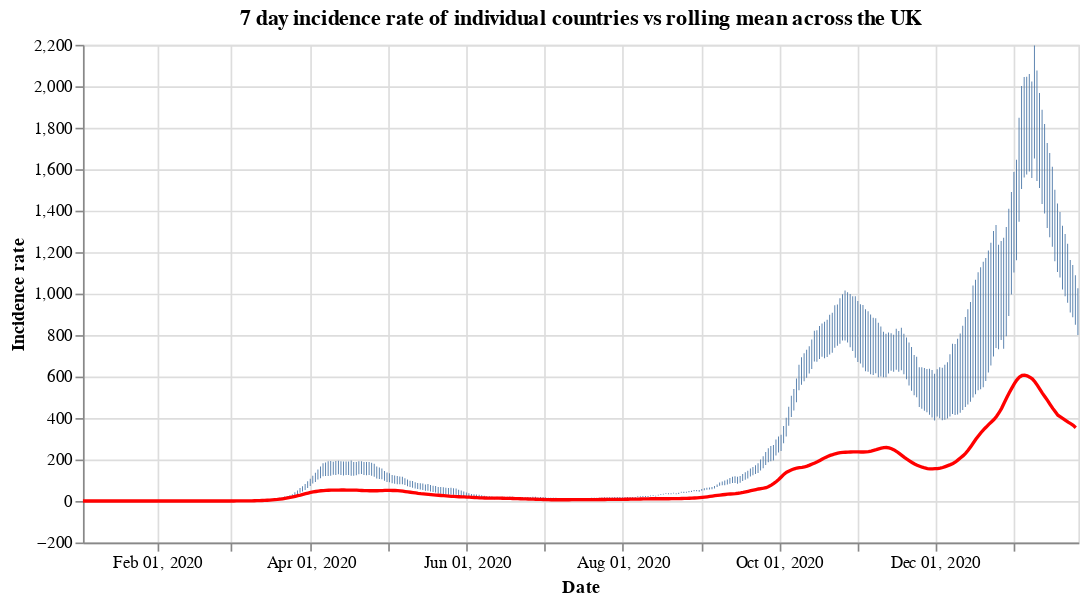

Notebook code cell kept with this figure:
### Code cell
#collapse
countries = uk_cases['areaName'].unique()
countries.sort()

selection = alt.selection_single(
    name='Select',
    fields=['areaName'],
    init={'areaName': 'Wales'},
    bind={'areaName': alt.binding_select(options=countries)}
)

# scatter plot, modify opacity based on selection
bars = alt.Chart(uk_cases).mark_bar().add_selection(
    selection
).encode(
    x=alt.X("yearmonthdate(date):T", axis=alt.Axis(title='Date')),
    y=alt.Y("weeklyCasesRate:Q", axis=alt.Axis(title='Incidence rate')),
    tooltip='weeklyCasesRate:Q',
    opacity=alt.condition(selection, alt.value(1), alt.value(0))
).properties(title=f'7 day incidence rate of individual countries vs rolling mean across the UK', width=600)

line = alt.Chart(overview_cases).mark_line(
    color='red',
    size=2,
).transform_window(
    rolling_mean='mean(weeklyCasesRate)',
    frame=[0, 7]
).encode(
    x='yearmonthdate(date):T',
    y='rolling_mean:Q'
)

alt.layer(bars, line)

### Figure 1 — Vega-Lite specification as saved in the notebook (floating-point values rounded to 4 significant figures; data arrays with more than 128 entries replaced by an {"elided": "..."} marker saying what was removed)
{"config": {"view": {"continuousWidth": 400, "continuousHeight": 300}}, "layer": [{"data": {"name": "data-bf894d0be0830126b1eb46bb50a14519"}, "mark": "bar", "encoding": {"opacity": {"condition": {"value": 1, "selection": "Select"}, "value": 0}, "tooltip": {"type": "quantitative", "field": "weeklyCasesRate"}, "x": {"type": "temporal", "axis": {"title": "Date"}, "field": "date", "timeUnit": "yearmonthdate"}, "y": {"type": "quantitative", "axis": {"title": "Incidence rate"}, "field": "weeklyCasesRate"}}, "selection": {"Select": {"type": "single", "fields": ["areaName"], "init": {"areaName": "Wales"}, "bind": {"areaName": {"input": "select", "options": ["England", "Northern Ireland", "Scotland", "Wales"]}}}}, "title": "7 day incidence rate of individual countries vs rolling mean across the UK", "width": 600}, {"data": {"name": "data-42e0291588a59055bcea8cd488cac7a3"}, "mark": {"type": "line", "color": "red", "size": 2}, "encoding": {"x": {"type": "temporal", "field": "date", "timeUnit": "yearmonthdate"}, "y": {"type": "quantitative", "field": "rolling_mean"}}, "transform": [{"window": [{"op": "mean", "field": "weeklyCasesRate", "as": "rolling_mean"}], "frame": [0, 7]}]}], "$schema": "https://vega.github.io/schema/vega-lite/v4.8.1.json", "datasets": {"data-bf894d0be0830126b1eb46bb50a14519": {"elided": "1556 records"}, "data-42e0291588a59055bcea8cd488cac7a3": {"elided": "389 records"}}}
